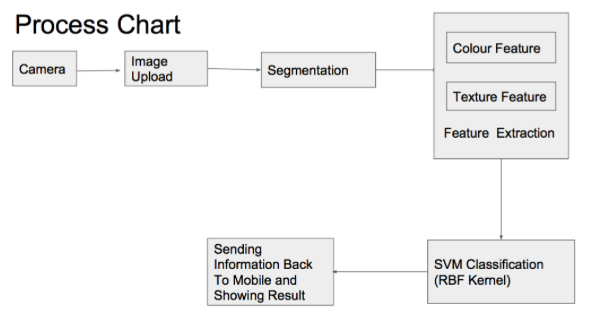
%> input picture flow_chart.png, 616 x 336 px
$ octave main.m   (GNU Octave 9; MATLAB toolbox functions it lacks are replaced by stand-ins)
%> lines starting %> are read from the running program, lines starting %| are printed output that depends on the picture; in (x1, y1, x2, y2) boxes, pixels count from 0 and x2, y2 are one past the last pixel; in counts of white or black regions, pixels touching at a corner belong together; the program's own positions count from 1
### hog_feature_vector.m
% Created on Sat Oct 29 2016
% @author: vipulkhatana


function [feature angle magnitude] = hog_feature_vector(im)

% This finds the HOG feature vector for any given image. HOG
% feature vector/descriptor can then be used for detection of any
% particular object.

% INPUT => im (input image)
% OUTPUT => HOG feature vector for that particular image


% Convert RGB iamge to grayscale
if size(im,3)==3
    im=rgb2gray(im);
end
im=double(im);

rows=size(im,1);
cols=size(im,2);
Ix=im; %Basic Matrix assignment
Iy=im; %Basic Matrix assignment

% Gradients in X and Y direction.
% Ix is the gradient in X direction and
% Iy  is the gradient in Y direction
for i=1:rows-2
    Iy(i,:)=(im(i,:)-im(i+2,:));
end
for i=1:cols-2
    Ix(:,i)=(im(:,i)-im(:,i+2));
end

gauss=fspecial('gaussian',8); %% Initialized a gaussian filter with sigma=0.5 * block width.

angle=atand(Ix./Iy); % Matrix containing the angles of each edge gradient
angle=imadd(angle,90); %Angles in range (0,180)
magnitude=sqrt(Ix.^2 + Iy.^2);

% figure,imshow(uint8(angle));
% figure,imshow(uint8(magnitude));

% Remove redundant pixels in an image.
angle(isnan(angle))=0;
magnitude(isnan(magnitude))=0;

feature=[]; %initialized the feature vector

% Iterations for Blocks
for i = 0: rows/8 - 2
    for j= 0: cols/8 -2
        %disp([i,j])

        mag_patch = magnitude(8*i+1 : 8*i+16 , 8*j+1 : 8*j+16);
        %mag_patch = imfilter(mag_patch,gauss);
        ang_patch = angle(8*i+1 : 8*i+16 , 8*j+1 : 8*j+16);

        block_feature=[];

        %Iterations for cells in a block
        for x= 0:1
            for y= 0:1
                angleA =ang_patch(8*x+1:8*x+8, 8*y+1:8*y+8);
                magA   =mag_patch(8*x+1:8*x+8, 8*y+1:8*y+8);
                histr  =zeros(1,9);

                %Iterations for pixels in one cell
                for p=1:8
                    for q=1:8
%
                        alpha= angleA(p,q);

                        % Binning Process (Bi-Linear Interpolation)
                        if alpha>10 && alpha<=30
                            histr(1)=histr(1)+ magA(p,q)*(30-alpha)/20;
                            histr(2)=histr(2)+ magA(p,q)*(alpha-10)/20;
                        elseif alpha>30 && alpha<=50
                            histr(2)=histr(2)+ magA(p,q)*(50-alpha)/20;
                            histr(3)=histr(3)+ magA(p,q)*(alpha-30)/20;
                        elseif alpha>50 && alpha<=70
                            histr(3)=histr(3)+ magA(p,q)*(70-alpha)/20;
                            histr(4)=histr(4)+ magA(p,q)*(alpha-50)/20;
                        elseif alpha>70 && alpha<=90
                            histr(4)=histr(4)+ magA(p,q)*(90-alpha)/20;
                            histr(5)=histr(5)+ magA(p,q)*(alpha-70)/20;
                        elseif alpha>90 && alpha<=110
                            histr(5)=histr(5)+ magA(p,q)*(110-alpha)/20;
                            histr(6)=histr(6)+ magA(p,q)*(alpha-90)/20;
                        elseif alpha>110 && alpha<=130
                            histr(6)=histr(6)+ magA(p,q)*(130-alpha)/20;
                            histr(7)=histr(7)+ magA(p,q)*(alpha-110)/20;
                        elseif alpha>130 && alpha<=150
                            histr(7)=histr(7)+ magA(p,q)*(150-alpha)/20;
                            histr(8)=histr(8)+ magA(p,q)*(alpha-130)/20;
                        elseif alpha>150 && alpha<=170
                            histr(8)=histr(8)+ magA(p,q)*(170-alpha)/20;
                            histr(9)=histr(9)+ magA(p,q)*(alpha-150)/20;
                        elseif alpha>=0 && alpha<=10
                            histr(1)=histr(1)+ magA(p,q)*(alpha+10)/20;
                            histr(9)=histr(9)+ magA(p,q)*(10-alpha)/20;
                        elseif alpha>170 && alpha<=180
                            histr(9)=histr(9)+ magA(p,q)*(190-alpha)/20;
                            histr(1)=histr(1)+ magA(p,q)*(alpha-170)/20;
                        end


                    end
                end
                block_feature=[block_feature histr]; % Concatenation of Four histograms to form one block feature

            end
        end
        % Normalize the values in the block using L1-Norm
        block_feature=block_feature/sqrt(norm(block_feature)^2+.01);

        feature=[feature block_feature]; %Features concatenation
    end
end

feature(isnan(feature))=0; %Removing Infinitiy values

% Normalization of the feature vector using L2-Norm
feature=feature/sqrt(norm(feature)^2+.001);
for z=1:length(feature)
    if feature(z)>0.2
         feature(z)=0.2;
    end
end
feature=feature/sqrt(norm(feature)^2+.001);

% toc;

### main.m
%Created Sat Oct 29 2016
%@author vipulkhatana

warning ('off');
clc;
clear all;
close all;

%%
%%%% TAKE THE INPUT IMAGE FROM THE FOLDER %%%

%%%%%%%%% read the input image %%%%%%%%%%%%%%%%%%%

[filename, pathname]=uigetfile( {'*.png'; '*.bmp';'*.tif';'*.jpg'});
%> the answer given: flow_chart.png
I=imread([pathname filename]);%%%% read the image  %%%%%
%> I is the input picture: size 336x616x3 uint8; mean R, G, B 244.3, 244.3, 244.3
I=imresize(I,[256 256]);
%> I: size 256x256x3 uint8
figure,imshow(I,[]);   %%%% show the image  %%%%%
title('original image');
[m n o]=size(I);
%> m = 256; n = 256; o = 3

 %%%RGB TO GRAY CONVERSION%%%
Ig=rgb2gray(I);
figure,imshow(Ig,[]);   %%%% show the image  %%%%%
title('Grayscale image');

%%%%%MULTI COLOR CHANNEL SEPARATION%%%
Red=I(:,:,1);
Green=I(:,:,2);
Blue=I(:,:,3);

figure,imshow(Red,[]);   %%%% show the image  %%%%%
title('Red channel image');

figure,imshow(Green,[]);   %%%% show the image  %%%%%
title('Green channel image');

figure,imshow(Blue,[]);   %%%% show the image  %%%%%
title('Blue channel image');


%%%ENHANCEMENT%%%
enh=histeq(Ig);
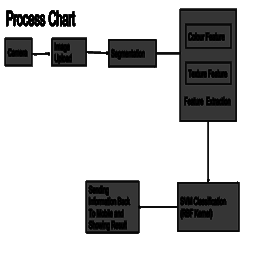
%> enh: size 256x256 uint8; min 0, max 255, mean 197.7
figure,imshow(enh);
title('histogram equalized Image');
[rows, columns]=size(enh);
%> rows = 256; columns = 256

con=adapthisteq(Ig);
figure,imshow(con);
title('adaptive histogram equalized Image');

%%% FEATURE EXTRACTION%%%%
%%%HISTOGRAM OF GRADIENTS%%%
[feature angle magnitude] = hog_feature_vector(Ig);
%> after the loop in hog_feature_vector, `for i=1:rows-2`:
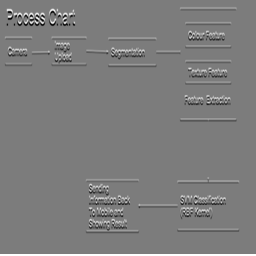
%> Iy: size 256x256 double; min -243, max 255, mean 2; drawn with min black and max white
%> after the loop in hog_feature_vector, `for i=1:cols-2`:
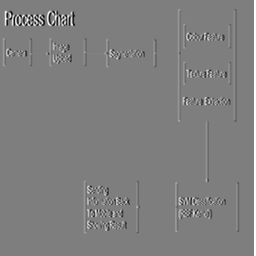
%> Ix: size 256x256 double; min -253, max 255, mean 2; drawn with min black and max white
%> in hog_feature_vector, `angle(isnan(angle))=0;`:
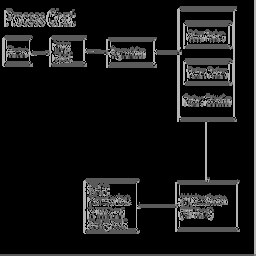
%> angle: size 256x256 double; min 0, max 180, mean 22.8
%> after the loop in hog_feature_vector, `for i = 0: rows/8 - 2`: histr = [1530 0 0 0 3060 0 1081.9 360.6 1530]
% figure,imshow(feature);
% title('feature vector');
figure,imshow(uint8(magnitude));
%> after `imshow(uint8(magnitude))`:
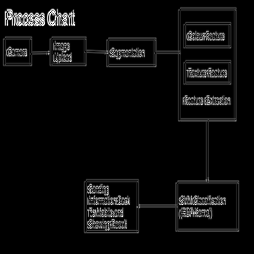
%> displayed picture: size 256x256, on the screen's scale of 0 to 255; min 0, max 255, mean 14.8
title('shape detected fruit output');


%%%%LOCAL BINARY PATTERNS%%%%
%%%LOCAL BINARY PATTERN%%%
% Preallocate/instantiate array for the local binary pattern.
localBinaryPatternImage = zeros(size(enh));
for row = 2 : rows - 1
	for col = 2 : columns - 1
		centerPixel = enh(row, col);
		pixel7=enh(row-1, col-1) > centerPixel;
		pixel6=enh(row-1, col) > centerPixel;
		pixel5=enh(row-1, col+1) > centerPixel;
		pixel4=enh(row, col+1) > centerPixel;
		pixel3=enh(row+1, col+1) > centerPixel;
		pixel2=enh(row+1, col) > centerPixel;
		pixel1=enh(row+1, col-1) > centerPixel;
		pixel0=enh(row, col-1) > centerPixel;
		localBinaryPatternImage(row, col) = uint8(...
			pixel7 * 2^7 + pixel6 * 2^6 + ...
			pixel5 * 2^5 + pixel4 * 2^4 + ...
			pixel3 * 2^3 + pixel2 * 2^2 + ...
			pixel1 * 2 + pixel0 * 1);
	end
end
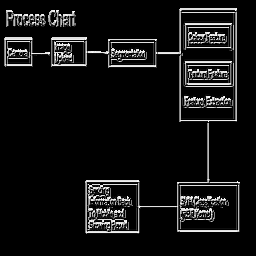
%> localBinaryPatternImage: size 256x256 double; min 0, max 255, mean 19

figure,imshow(localBinaryPatternImage, []);
title('Local Binary Pattern');


%%%BINARY CONVERSION%%%%
level=graythresh(I);
%> level = 0.745
Ibin=im2bw(Ig,level);
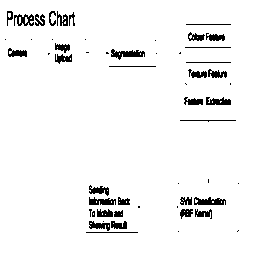
%> Ibin: size 256x256 logical; 95.3% white; 55 black regions (22 under 20 px), largest, box (x1, y1, x2, y2) and area: (111, 49, 145, 60) 197, (194, 197, 226, 205) 179, (89, 197, 116, 205) 150
Ibin=imcomplement(Ibin);
%> Ibin: size 256x256 logical; 4.7% white; 55 white regions (22 under 20 px)
figure,imshow(Ibin,[]);
title('THRESHOLDED IMAGE');


%%% SHAPE BASED FEATURE EXTRACTION%%%%

g=regionprops(Ibin,'all');
%> g = 55 regions; largest, box (x1, y1, x2, y2), Area, Centroid, MajorAxisLength, MinorAxisLength and Eccentricity: (111, 49, 145, 60) 197 [127.8 54.6] 38.94 8.02 0.979, (194, 197, 226, 205) 179 [210.2 202.3] 35.74 7.91 0.975, (89, 197, 116, 205) 150 [102.4 202.4] 31.37 7.4 0.972

%> (the run ends here)
